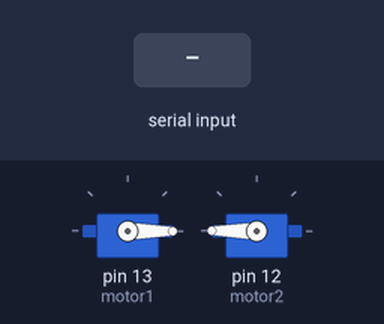
Recording of a sketch running on a simulated Arduino Uno, built with avr-gcc and run on an emulated ATmega328P. On the bench: 2 × servo. The test bench sets the inputs (shaded band).

Above: at 1.2 s.
1.3 s: "L90\n" received over Serial
At 1.9 s:
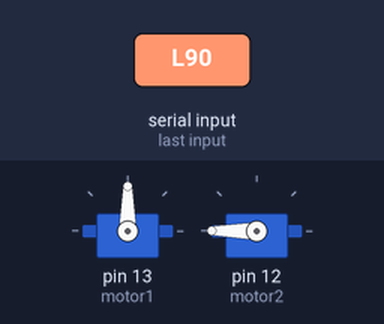
3.8 s: "R90\n" received over Serial
At 4.6 s:
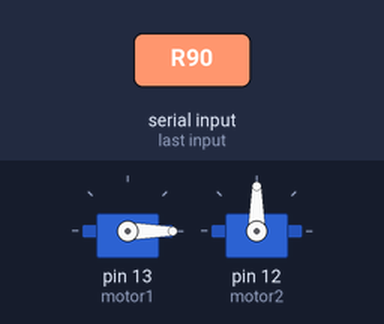
Timing chart, 0 to 6.8 s (numbered marks = the images above; inputs shaded):
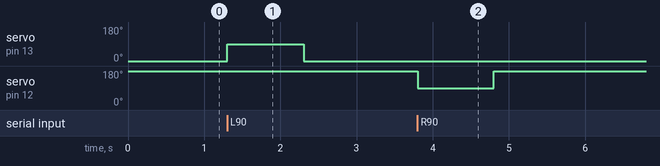

The sketch:

simple_arduino_servo.ino
```cpp
/*
 * Simple Servo Controller
 * LEFT: Moves only left motor (motor1) from 0 to 180 and back
 * RIGHT: Moves only right motor (motor2) from 180 to 0 and back
 */

#include <Servo.h>

Servo motor1;  // Left motor on pin 13
Servo motor2;  // Right motor on pin 12

int motor1_home = 0;    // Home position for left motor
int motor2_home = 180;  // Home position for right motor

void setup() {
  Serial.begin(9600);
  motor1.attach(13);
  motor2.attach(12);

  // Start at home positions
  motor1.write(motor1_home);
  motor2.write(motor2_home);
}

void loop() {
  if (Serial.available()) {
    String command = Serial.readStringUntil('\n');
    command.trim();

    if (command.length() >= 2) {
      char direction = command.charAt(0);
      int degrees = command.substring(1).toInt();

      // Clamp degrees to 0-180
      degrees = constrain(degrees, 0, 180);

      if (direction == 'L' || direction == 'l') {
        // LEFT: Move only motor1 (left motor)
        // Goes from 0 → degrees → 0
        motor1.write(degrees);
        delay(1000);  // Hold position
        motor1.write(motor1_home);  // Return to home (0)
      }
      else if (direction == 'R' || direction == 'r') {
        // RIGHT: Move only motor2 (right motor)
        // Goes from 180 → (180-degrees) → 180
        motor2.write(180 - degrees);
        delay(1000);  // Hold position
        motor2.write(motor2_home);  // Return to home (180)
      }
      else if (direction == 'H' || direction == 'h') {
        // HOME: Return both to home positions
        motor1.write(motor1_home);
        motor2.write(motor2_home);
      }
    }
  }
}
```

Measured:
- after the input at 1.3 s, servo on pin 13 (motor1): 0° → 90° at once, → 0° 1.0 s later
- after the input at 3.8 s, servo on pin 12 (motor2): 180° → 90° at once, → 180° 1.0 s later
